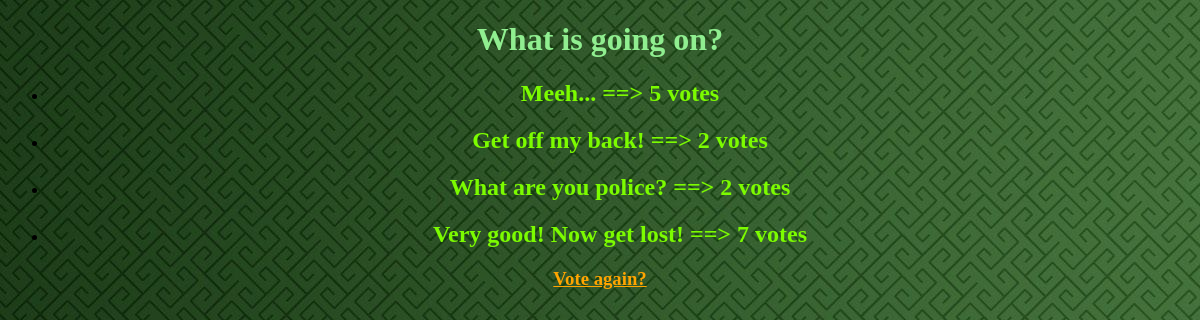
Before: /polls/1/results/ with the older database file.
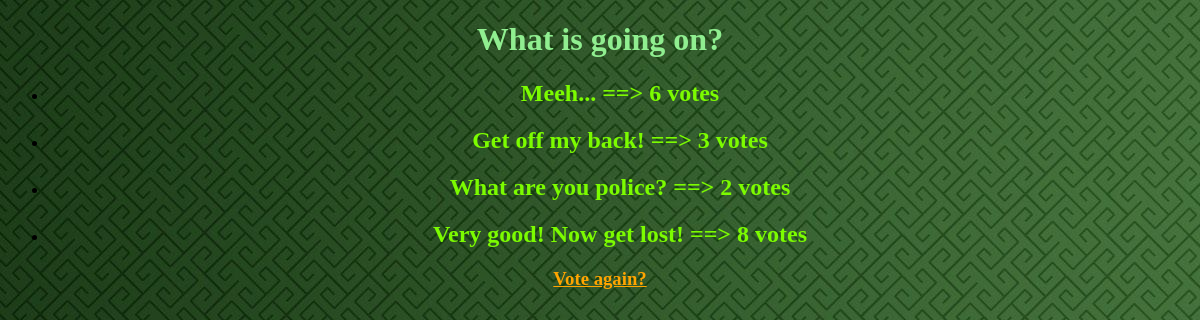
After: the same page with the newer database file.
### polls/models.py (models this page shows, shortened)
class Choice(models.Model):
    question = models.ForeignKey(Question, on_delete=models.CASCADE)
    choice_text = models.CharField(max_length=200)
    votes = models.IntegerField(default=0)

### polls/views.py (the view)
# urls.py: path('<int:pk>/results/', views.ResultsView.as_view(), name='results'),
class ResultsView(generic.DetailView):
    model = Question
    template_name = 'polls/results.html'

### templates/polls/results.html (shortened to what this page needs)
<!DOCTYPE html>
<html lang="en">
<head>
</head>
<body>
{% load static %}
<link rel="stylesheet" type="text/css" href="{% static 'polls/result_style.css' %}">
<h1>{{ question.question_text }}</h1>
<ul>
    {% for choice in question.choice_set.all %}
        <li>
            <h2>
                {{ choice.choice_text }} ==> {{ choice.votes }} vote{{ choice.votes|pluralize }}
            </h2>
        </li>
    {% endfor %}
</ul>
<h3>
    <a href="{% url 'polls:detail' question.id %}">Vote again?</a>
</h3>
</body>
</html>

Changed rows visible on the page:
changed Choice "Meeh...": votes "5" → "6"
changed Choice "Get off my back!": votes "2" → "3"
changed Choice "Very good! Now get lost!": votes "7" → "8"
